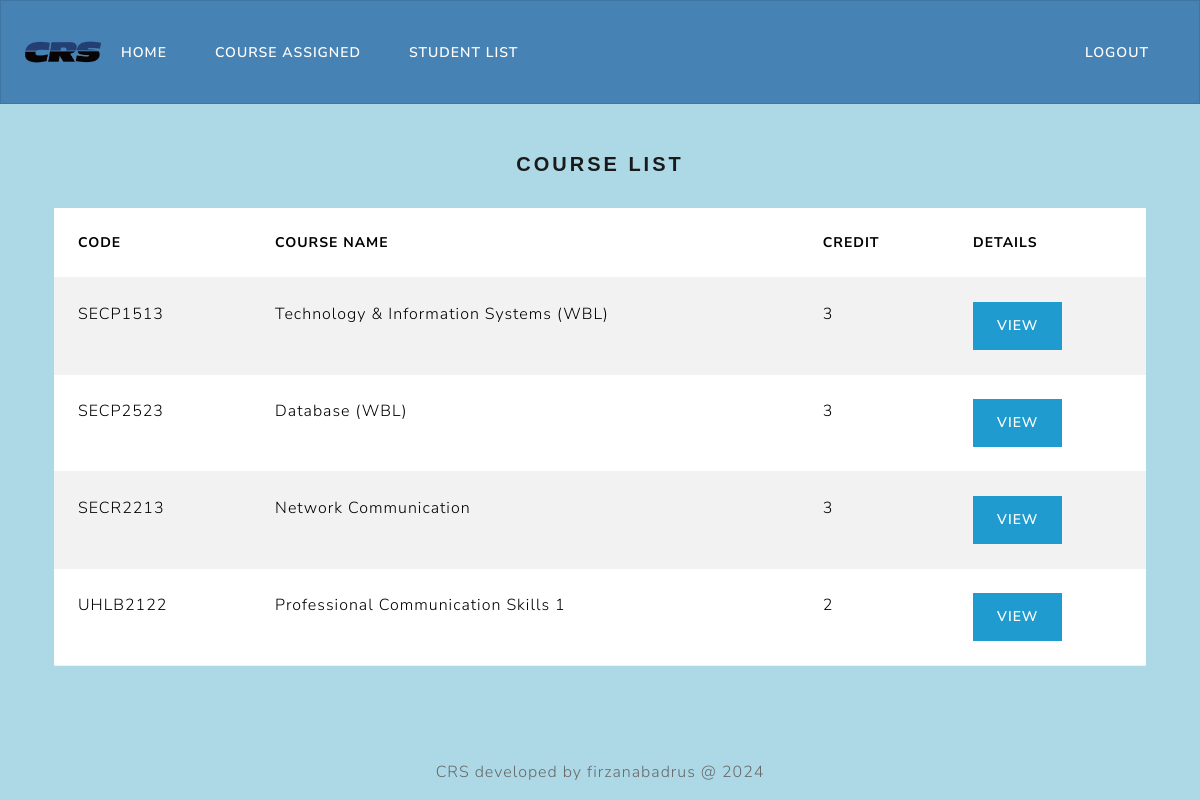
The page /crs/courseassign.php (signed in) on the database its author committed.
### tables this page shows
CREATE TABLE `tb_course` (
  `c_code` varchar(10) NOT NULL,
  `c_name` varchar(255) NOT NULL,
  `c_credit` int(11) NOT NULL,
  `c_lect` varchar(10) NOT NULL
);

### crs/courseassign.php (the view, shortened to what this page needs)
<?php include ('crssession.php');
include 'headerLecturer.php';
include 'dbconnect.php';
$uic = $_SESSION['u_sNo'];
$sql = "SELECT * FROM tb_course
        WHERE c_lect = '$uic'";
$result = mysqli_query($con, $sql);
?>
<div class="container">
  <div class="container">
  <h4 style="text-align: center; font-family: Verdana, sans-serif;">COURSE LIST</h4><br>
  <table class="table table-striped table-hover">
    <thead>
      <tr>
        <th scope="col">Code</th>
        <th scope="col">Course Name</th>
        <th scope="col">Credit</th>
        <th scope="col">Details</th>
      </tr>
    </thead>
    <tbody>
        <?php
      while($row = mysqli_fetch_array($result))
      {
        echo"<tr>";
            echo"<td>".$row['c_code']."</td>";
            echo"<td>".$row['c_name']."</td>";
            echo"<td>".$row['c_credit']."</td>";
            echo"<td>";
            echo "<a href='processCourseassign.php?id=".$row['c_code']."' class='btn btn-info'>View</a>";
            echo"</td>";
        echo"</tr>";
      }
      ?>
    </tbody>
  </table>
</div><br><br><br>
<?php include 'footer.php'; ?>

### crs/headerLecturer.php (style rules this page uses)
body { background-color: lightblue; color: black; }

### rows shown on the page
tb_course: c_code "SECP1513", c_name "Technology & Information Systems (WBL)", c_credit "3"
tb_course: c_code "SECP2523", c_name "Database (WBL)", c_credit "3"
tb_course: c_code "SECR2213", c_name "Network Communication", c_credit "3"
tb_course: c_code "UHLB2122", c_name "Professional Communication Skills 1", c_credit "2"
